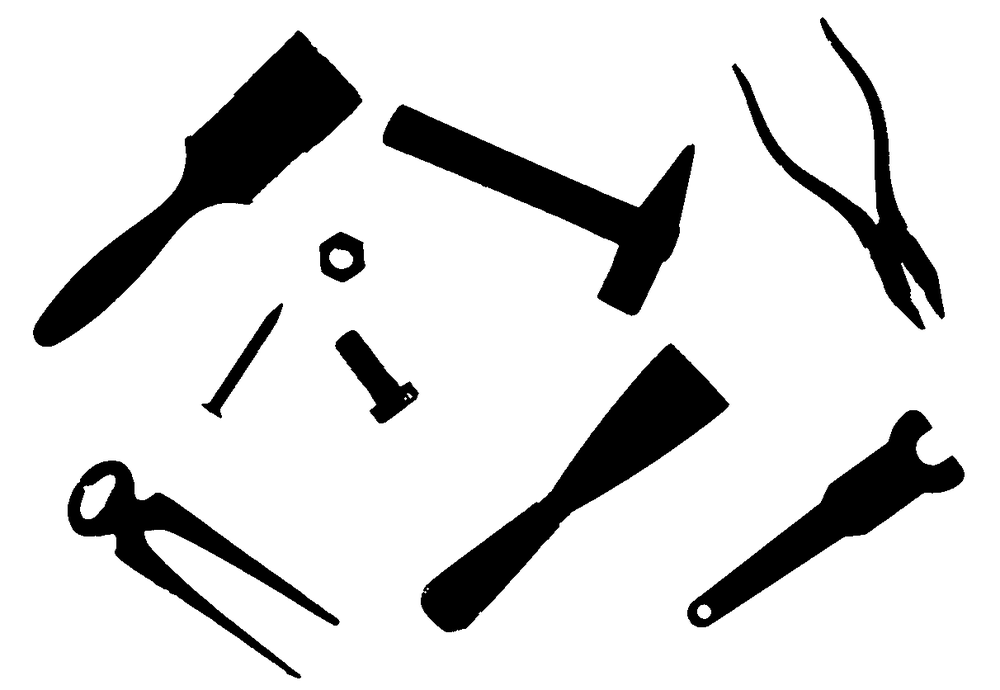
#> input picture ProcesamientoImagenes/RegionesContronos/all-tools-small.tif, 1000 x 690 px, shrunk from 1212 x 836 before the run
$ python main.py
#> lines starting #> are read from the running program, lines starting #| are printed output that depends on the picture; after the words box and inside, x2 and y2 are one past the last pixel; in counts of white or black regions, pixels touching at a corner belong together
import cv2
import numpy as np

# Cargar la imagen
image_path = 'all-tools-small.tif'
src = cv2.imread(image_path)
#> src is the input picture: shape (690, 1000, 3); min 0, max 255, mean 216.5

# Convertir a escala de grises
gray = cv2.cvtColor(src, cv2.COLOR_BGR2GRAY)

# Invertir la imagen
I = abs(255 - gray)
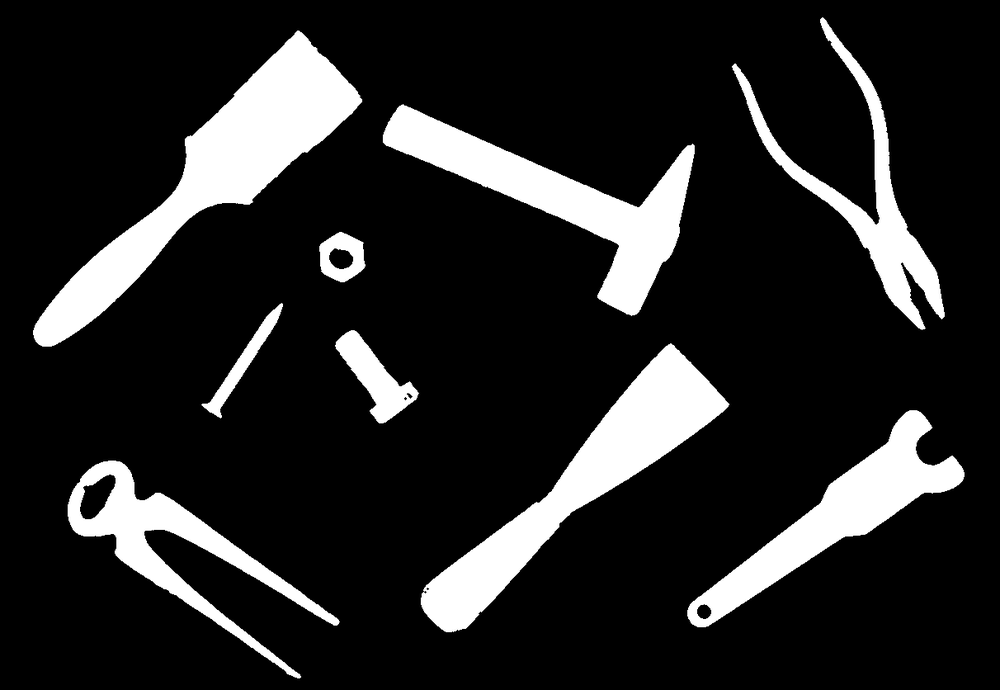
#> I: shape (690, 1000); min 0, max 255, mean 38.5

# Obtener contornos
contours, _ = cv2.findContours(I, cv2.RETR_TREE, cv2.CHAIN_APPROX_SIMPLE)
#> contours = 2758 contours, 2737 with area under 20; largest, box (x1, y1, x2, y2) and area: (31, 28, 365, 349) 26126, (418, 341, 732, 635) 21646, (380, 102, 697, 319) 18986, (685, 409, 967, 630) 15460, (65, 458, 342, 681) 13907

# Dibujar contornos sobre la imagen original
cv2.drawContours(src, contours, -1, (0, 255, 0), 2, cv2.LINE_AA)
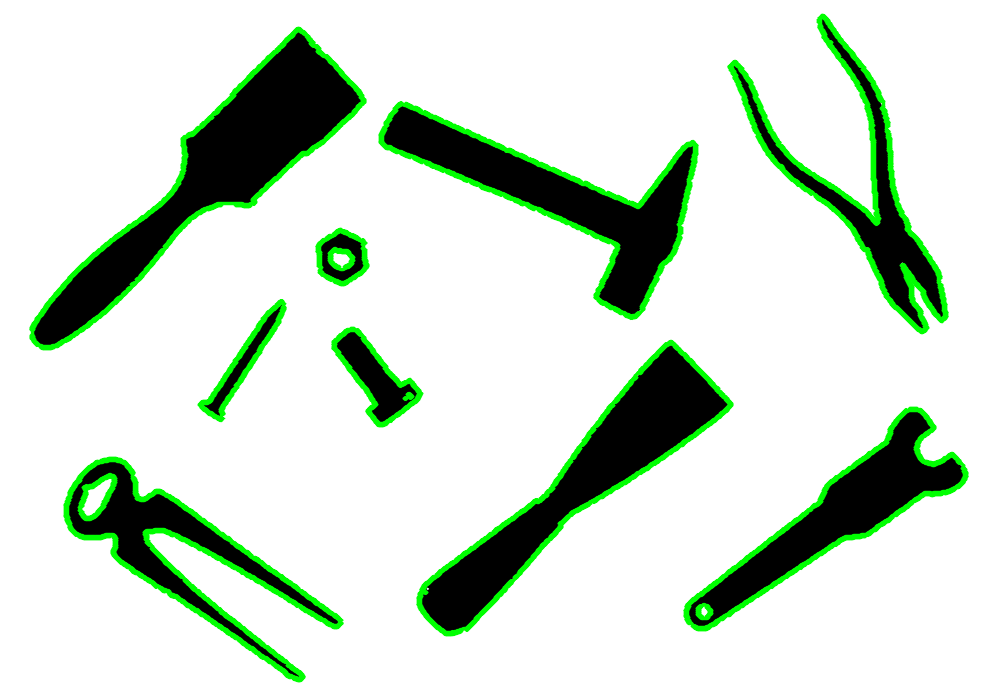
#> src: shape (690, 1000, 3); 6.74% of pixels changed, all inside (x1, y1, x2, y2) = (29, 13, 969, 683)
label_counter = 0

# Calcular y mostrar las propiedades de los contornos
for contour in contours:
    # Calcular el área
    area = cv2.contourArea(contour)

    # Calcular el perímetro
    perimeter = cv2.arcLength(contour, True)

    # Calcular el bounding box
    x, y, w, h = cv2.boundingRect(contour)
    cv2.putText(src, f"{label_counter} area: {round(area,2)} _ Perimetro: {round(perimeter,2)}", (x, y - 2), cv2.FONT_HERSHEY_PLAIN, 0.8, (255, 0, 255), 1)

    cv2.rectangle(src, (x, y), (x + w, y + h), (0, 0, 255), 2)

    # Calcular el centroide
    M = cv2.moments(contour)
    if M["m00"] != 0:
        cx = int(M["m10"] / M["m00"])
        cy = int(M["m01"] / M["m00"])
    else:
        cx, cy = 0, 0
    cv2.circle(src, (cx, cy), 5, (255, 0, 0), -1)
    # cv2.putText(src, f"Centroide: ({cx}, {cy})", (x, y - 30), cv2.FONT_HERSHEY_SIMPLEX, 0.5, (255, 0, 255), 1)

    label_counter += 1
#> this loop made 2758 passes
#> (area, perimeter, x, y, w, h, cx, cy) on pass 5: (13907, 1486.4, 65, 458, 277, 223, 170, 545)
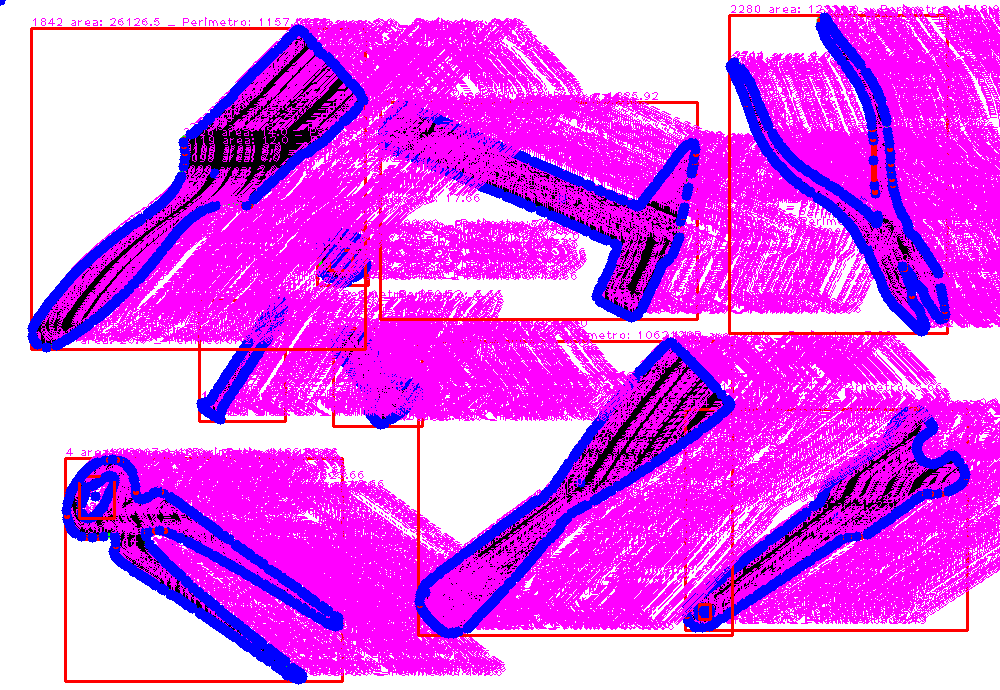
#> src: shape (690, 1000, 3); mean B, G, R 241.7, 97.4, 225


# Mostrar la imagen con las propiedades calculadas
cv2.imshow('Contours with Properties', src)
cv2.waitKey(0)
cv2.destroyAllWindows()


    # [6 lines of commented-out code are left out]
